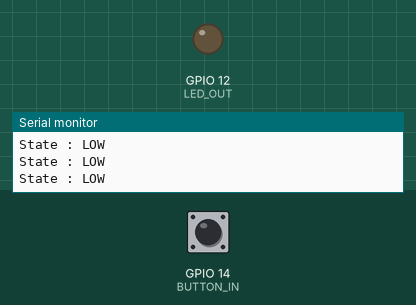
This program was run on a simulated ESP32. On the bench: output pins drawn as LEDs (lit = HIGH), the last lines printed to the serial monitor. Inputs (shaded band) come from the test bench; at power-on: GPIO 14 (BUTTON_IN) LOW.

Above: at 1.2 s.
1.3 s: GPIO 14 (BUTTON_IN) pulled HIGH for 0.15 s
At 2.0 s:
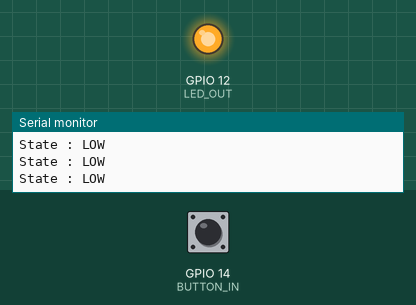
2.9 s: GPIO 14 (BUTTON_IN) pulled HIGH for 1 s
At 3.3 s:
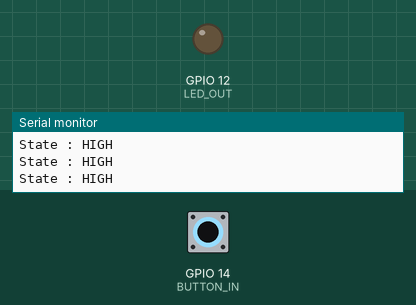
5.4 s: GPIO 14 (BUTTON_IN) pulled HIGH for 3.2 s
At 6.5 s:
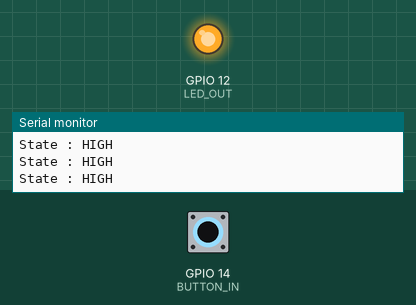
Timing chart, 0 to 8.4 s (numbered marks = the images above; inputs shaded):
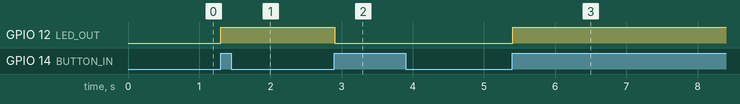

Measured:
- after the input at 1.3 s, GPIO 12 (LED_OUT): LOW → HIGH at once
- after the input at 2.9 s, GPIO 12 (LED_OUT): HIGH → LOW at once
- after the input at 5.4 s, GPIO 12 (LED_OUT): LOW → HIGH at once

The program:

main.cpp
```cpp
#include <Arduino.h>

#define LED_OUT 12
#define BUTTON_IN 14

bool light = false;
int previous = LOW;

void setup() {
  Serial.begin(115200);
  pinMode(LED_OUT, OUTPUT);
  pinMode(BUTTON_IN, INPUT_PULLDOWN);

  digitalWrite(LED_OUT, LOW);
}

void toggle() {
  if (light) {
    digitalWrite(LED_OUT, LOW);
  }
  else {
    digitalWrite(LED_OUT, HIGH);
  }
  light = !light;
}

void loop() {
  int state = digitalRead(BUTTON_IN);
  if (previous != state && state == HIGH) {
    toggle();
  }
  previous = state;
  Serial.printf("State : %s\n", (state == HIGH) ? "HIGH" : "LOW");
  delay(100);
}
```
